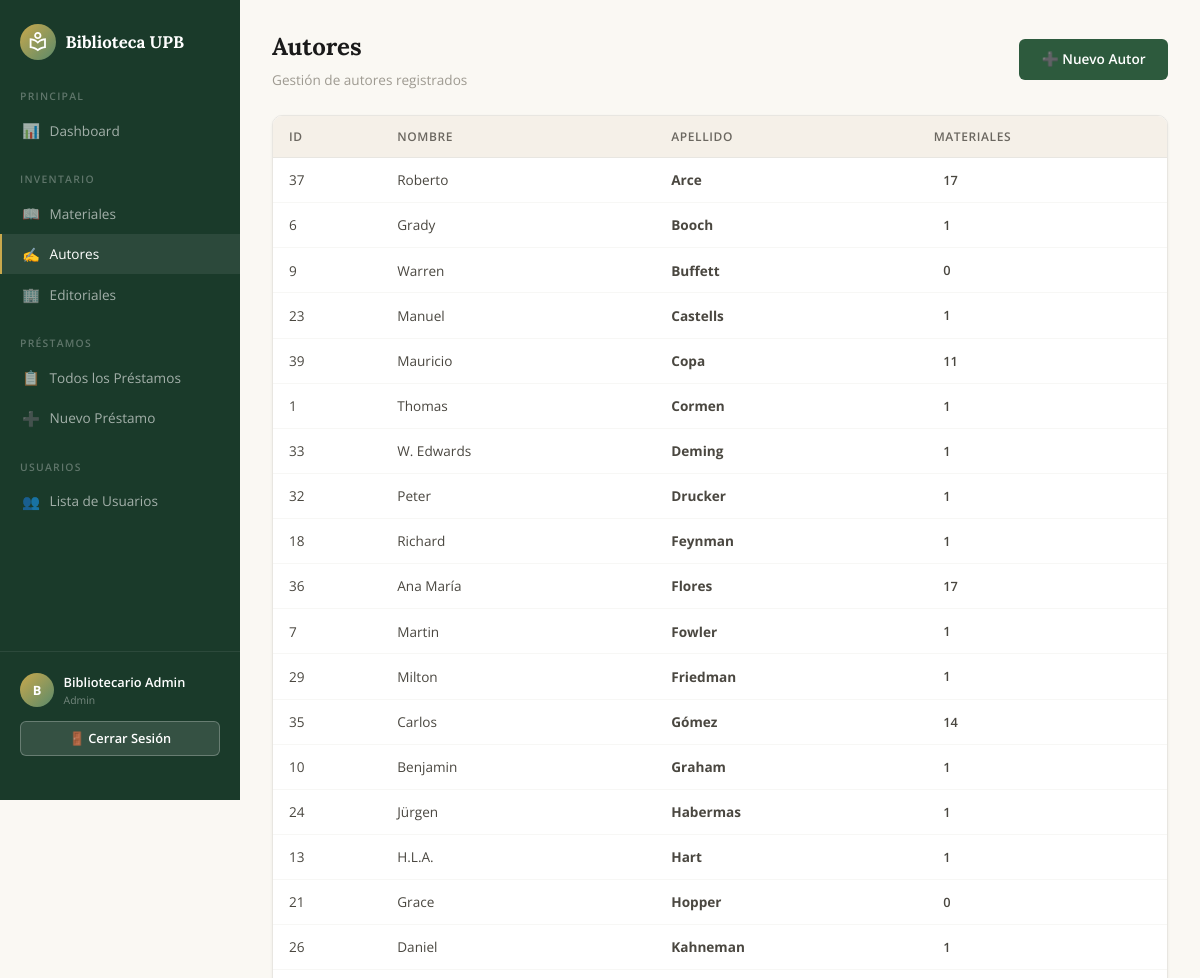
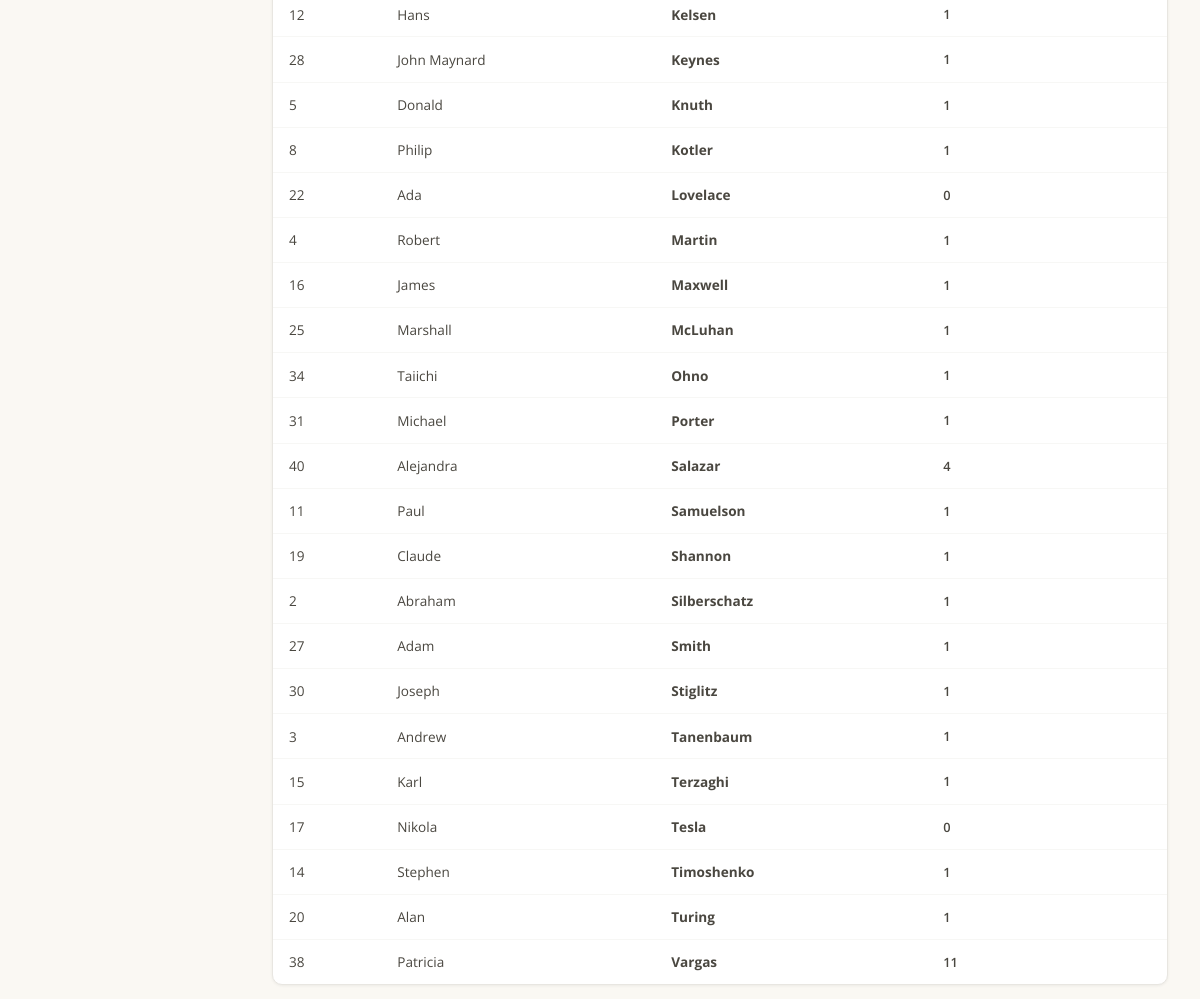
The page /admin/autores/listar.php (signed in) on the database its author committed (2 pictures, top to bottom).
### tables this page shows
CREATE TABLE IF NOT EXISTS autores (
    id INT AUTO_INCREMENT PRIMARY KEY,
    nombre VARCHAR(100) NOT NULL,
    apellido VARCHAR(100) NOT NULL
);

### admin/autores/listar.php (the view, shortened to what this page needs)
<?php
require_once __DIR__ . '/../../includes/header.php';
require_once __DIR__ . '/../../config/conexion.php';
$autores = $conexion->query("
    SELECT a.id, a.nombre, a.apellido, COUNT(ma.material_id) AS total_materiales
    FROM autores a
    LEFT JOIN material_autor ma ON a.id = ma.autor_id
    GROUP BY a.id
    ORDER BY a.apellido, a.nombre
");
?>
<div class="page-header">
    <div>
        <h1 class="page-title">Autores</h1>
        <p class="page-subtitle">Gestión de autores registrados</p>
    </div>
    <a href="/Proyecto3/admin/autores/crear.php" class="btn btn-primary">➕ Nuevo Autor</a>
</div>
<div class="table-container">
    <table class="data-table">
        <thead>
            <tr>
                <th>ID</th>
                <th>Nombre</th>
                <th>Apellido</th>
                <th>Materiales</th>
            </tr>
        </thead>
        <tbody>
            <?php if ($autores->num_rows > 0): ?>
                <?php while ($a = $autores->fetch_assoc()): ?>
                    <tr>
                        <td><?= $a['id'] ?></td>
                        <td><?= htmlspecialchars($a['nombre']) ?></td>
                        <td><strong><?= htmlspecialchars($a['apellido']) ?></strong></td>
                        <td>
                            <span
                                style="background:var(--primary-bg); color:var(--primary); padding:0.2rem 0.6rem; border-radius:12px; font-size:0.8rem; font-weight:600;">
                                <?= $a['total_materiales'] ?>
                            </span>
                        </td>
                    </tr>
                <?php endwhile; ?>
            <?php endif; ?>
        </tbody>
    </table>
</div>
<?php require_once __DIR__ . '/../../includes/footer.php'; ?>

### assets/css/styles.css (style rules this page uses)
:root { --cream: #f5f0e8; --cream-light: #faf8f3; --gold: #c9a84c; --gold-light: #e8c96a; --gold-pale: #f5e6b8; --deep-green: #1a3a2a; --mid-green: #2d5a3d; --sage: #5a8a6a; --sage-light: #7ba88a; --sky: #7ab3c8; --white: #ffffff; --dark: #1a1a1a; --gray-100: #f7f7f5; --gray-200: #e8e6e1; --gray-300: #d4d1ca; --gray-400: #9e9a91; --gray-500: #6b6760; --gray-600: #4a4740; --gray-700: #333130; --shadow-sm: 0 1px 3px rgba(0, 0, 0, 0.06); --shadow: 0 2px 8px rgba(0, 0, 0, 0.08); --shadow-lg: 0 8px 24px rgba(0, 0, 0, 0.1); --radius: 10px; --radius-sm: 6px; --transition: all 0.2s ease; }
*, *::before, *::after { margin: 0; padding: 0; box-sizing: border-box; }
body { font-family: 'Open Sans', sans-serif; color: var(--gray-700); background: var(--cream-light); line-height: 1.6; min-height: 100vh; }
a { text-decoration: none; color: inherit; }
.btn { display: inline-flex; align-items: center; gap: 0.4rem; padding: 0.6rem 1.4rem; border-radius: var(--radius-sm); font-family: 'Open Sans', sans-serif; font-weight: 600; font-size: 0.85rem; border: none; cursor: pointer; transition: var(--transition); text-align: center; justify-content: center; }
.btn-primary { background: var(--mid-green); color: var(--white); }
.page-header { display: flex; align-items: center; justify-content: space-between; margin-bottom: 1.5rem; flex-wrap: wrap; gap: 0.75rem; }
.page-title { font-family: 'Lora', serif; font-size: 1.5rem; font-weight: 700; color: var(--dark); }
.page-subtitle { font-size: 0.85rem; color: var(--gray-400); margin-top: 0.15rem; }
.table-container { overflow-x: auto; border-radius: var(--radius); background: var(--white); box-shadow: var(--shadow-sm); border: 1px solid var(--gray-200); }
.data-table { width: 100%; border-collapse: collapse; }
.data-table thead { background: var(--cream); }
.data-table th { padding: 0.7rem 1rem; text-align: left; font-weight: 600; font-size: 0.75rem; color: var(--gray-500); text-transform: uppercase; letter-spacing: 0.05em; border-bottom: 1px solid var(--gray-200); }
.data-table td { padding: 0.7rem 1rem; font-size: 0.85rem; border-bottom: 1px solid var(--gray-100); color: var(--gray-600); }
.data-table tbody tr { transition: var(--transition); }
.data-table tbody tr:last-child td { border-bottom: none; }

### rows shown on the page
autores: id "37", nombre "Roberto", apellido "Arce", total_materiales "17"
autores: id "6", nombre "Grady", apellido "Booch", total_materiales "1"
autores: id "9", nombre "Warren", apellido "Buffett", total_materiales "0"
autores: id "23", nombre "Manuel", apellido "Castells", total_materiales "1"
autores: id "39", nombre "Mauricio", apellido "Copa", total_materiales "11"
autores: id "1", nombre "Thomas", apellido "Cormen", total_materiales "1"
autores: id "33", nombre "W. Edwards", apellido "Deming", total_materiales "1"
autores: id "32", nombre "Peter", apellido "Drucker", total_materiales "1"
autores: id "18", nombre "Richard", apellido "Feynman", total_materiales "1"
autores: id "36", nombre "Ana María", apellido "Flores", total_materiales "17"
autores: id "7", nombre "Martin", apellido "Fowler", total_materiales "1"
autores: id "29", nombre "Milton", apellido "Friedman", total_materiales "1"
autores: id "35", nombre "Carlos", apellido "Gómez", total_materiales "14"
autores: id "10", nombre "Benjamin", apellido "Graham", total_materiales "1"
autores: id "24", nombre "Jürgen", apellido "Habermas", total_materiales "1"
autores: id "13", nombre "H.L.A.", apellido "Hart", total_materiales "1"
autores: id "21", nombre "Grace", apellido "Hopper", total_materiales "0"
autores: id "26", nombre "Daniel", apellido "Kahneman", total_materiales "1"
autores: id "12", nombre "Hans", apellido "Kelsen", total_materiales "1"
autores: id "28", nombre "John Maynard", apellido "Keynes", total_materiales "1"
autores: id "5", nombre "Donald", apellido "Knuth", total_materiales "1"
autores: id "8", nombre "Philip", apellido "Kotler", total_materiales "1"
autores: id "22", nombre "Ada", apellido "Lovelace", total_materiales "0"
autores: id "4", nombre "Robert", apellido "Martin", total_materiales "1"
autores: id "16", nombre "James", apellido "Maxwell", total_materiales "1"
autores: id "25", nombre "Marshall", apellido "McLuhan", total_materiales "1"
autores: id "34", nombre "Taiichi", apellido "Ohno", total_materiales "1"
autores: id "31", nombre "Michael", apellido "Porter", total_materiales "1"
autores: id "40", nombre "Alejandra", apellido "Salazar", total_materiales "4"
autores: id "11", nombre "Paul", apellido "Samuelson", total_materiales "1"
autores: id "19", nombre "Claude", apellido "Shannon", total_materiales "1"
autores: id "2", nombre "Abraham", apellido "Silberschatz", total_materiales "1"
autores: id "27", nombre "Adam", apellido "Smith", total_materiales "1"
autores: id "30", nombre "Joseph", apellido "Stiglitz", total_materiales "1"
autores: id "3", nombre "Andrew", apellido "Tanenbaum", total_materiales "1"
autores: id "15", nombre "Karl", apellido "Terzaghi", total_materiales "1"
autores: id "17", nombre "Nikola", apellido "Tesla", total_materiales "0"
autores: id "14", nombre "Stephen", apellido "Timoshenko", total_materiales "1"
autores: id "20", nombre "Alan", apellido "Turing", total_materiales "1"
autores: id "38", nombre "Patricia", apellido "Vargas", total_materiales "11"

### other values the page prints
substr($_SESSION['nombre'] ?? 'U', 0, 1) "B"
$_SESSION['nombre'] "Bibliotecario Admin"
$_SESSION['rol'] "Admin"
